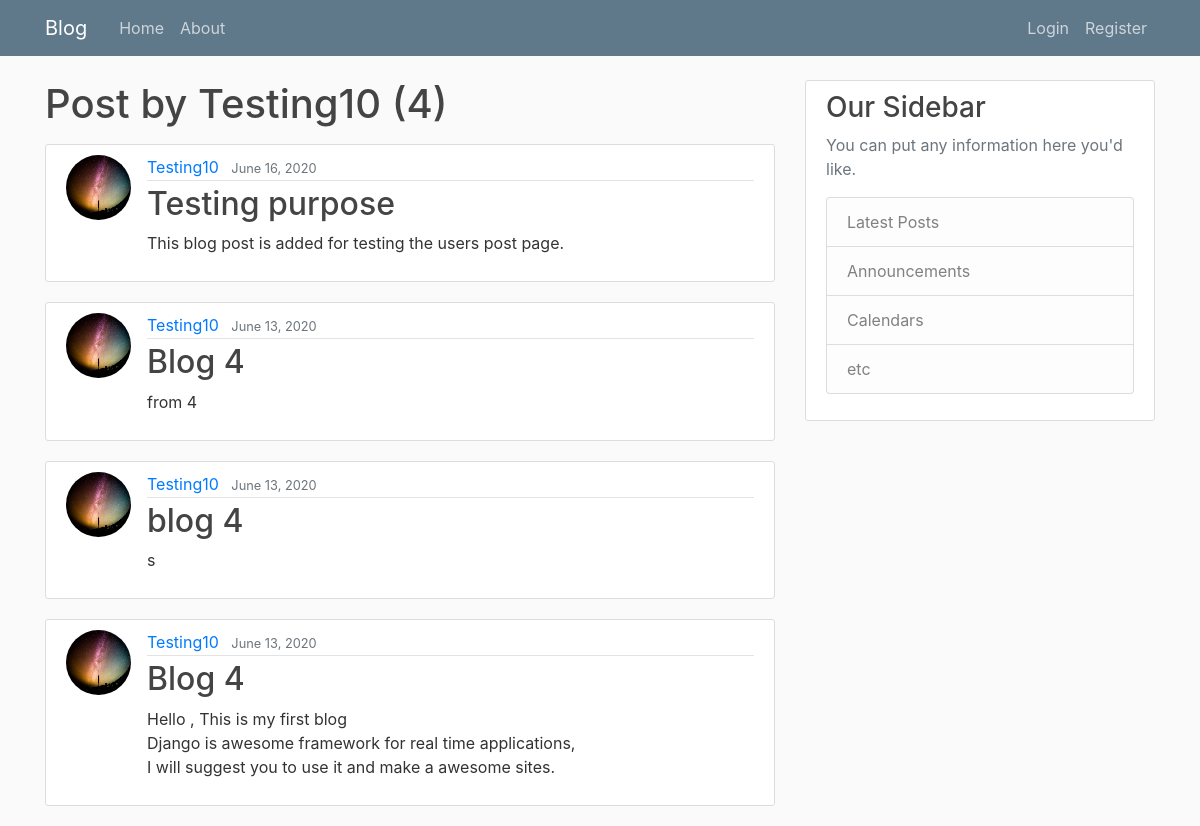
Screenshot of /user/Testing10 with the database file from the repository.
### blog/models.py (models this page shows, shortened)
class Post(models.Model):
    title = models.CharField(max_length=100)
    content = models.TextField()
    date_posted = models.DateTimeField(default=timezone.now)
    author = models.ForeignKey(User,on_delete=models.CASCADE)

### users/models.py (models this page shows, shortened)
class Profile(models.Model):
    user = models.OneToOneField(User, on_delete=models.CASCADE)
    image = models.ImageField(default='default.jpg', upload_to='profile_pics')

### blog/views.py (the view)
# urls.py: path('user/<str:username>', UserPostListView.as_view(), name="user-posts"),
class UserPostListView(ListView):
    model = Post
    template_name = 'blog/user_posts.html'  # <app>/<model>_<viewtype>.html
    context_object_name = 'posts'
    paginate_by = 5
    def get_queryset(self):
        user = get_object_or_404(User, username=self.kwargs.get('username'))
        return Post.objects.filter(author=user).order_by('-date_posted')

### blog/templates/blog/user_posts.html (shortened to what this page needs)
{% extends "blog/base.html" %}
{% block content %}
    <h1 class="mb-3">Post by {{ view.kwargs.username }} ({{ page_obj.paginator.count }})</h1>
    {% for post in posts %}
        <article class="media content-section">
            <img class="rounded-circle article-img" src="{{ post.author.profile.image.url }}">
            <div class="media-body">
            <div class="article-metadata">
                <a class="mr-2" href="{% url 'user-posts' post.author.username %}">{{ post.author }}</a>
                <small class="text-muted">{{ post.date_posted|date:"F d, Y" }}</small>
            </div>
            <h2><a class="article-title" href="{% url 'post-detail' post.id %}">{{ post.title }}</a></h2>
            <p class="article-content">{{ post.content }}</p>
            </div>
        </article>
    {% endfor %}
{% endblock %}

### blog/static/blog/main.css (style rules this page uses)
body { background: #fafafa; color: #333333; margin-top: 5rem; }
h1, h2, h3, h4, h5, h6 { color: #444444; }
.content-section { background: #ffffff; padding: 10px 20px; border: 1px solid #dddddd; border-radius: 3px; margin-bottom: 20px; }
.article-title { color: #444444; }
.article-content { white-space: pre-line; }
.article-img { height: 65px; width: 65px; margin-right: 16px; }
.article-metadata { padding-bottom: 1px; margin-bottom: 4px; border-bottom: 1px solid #e3e3e3 }

### rows the page displays
Post: author.profile.image (picture), author "Testing10", date_posted "June 16, 2020", title "Testing purpose", content "This blog post is added for testing the users post page."
Post: author.profile.image (picture), author "Testing10", date_posted "June 13, 2020", title "Blog 4", content "from 4"
Post: author.profile.image (picture), author "Testing10", date_posted "June 13, 2020", title "blog 4", content "s"
Post: author.profile.image (picture), author "Testing10", date_posted "June 13, 2020", title "Blog 4", content "Hello , This is my first blog Django is awesome framework for real time applications, I will suggest you to use it and make a awesome sites."

### other values shown
{{ view.kwargs.username }} "Testing10"
{{ page_obj.paginator.count }} "4"
